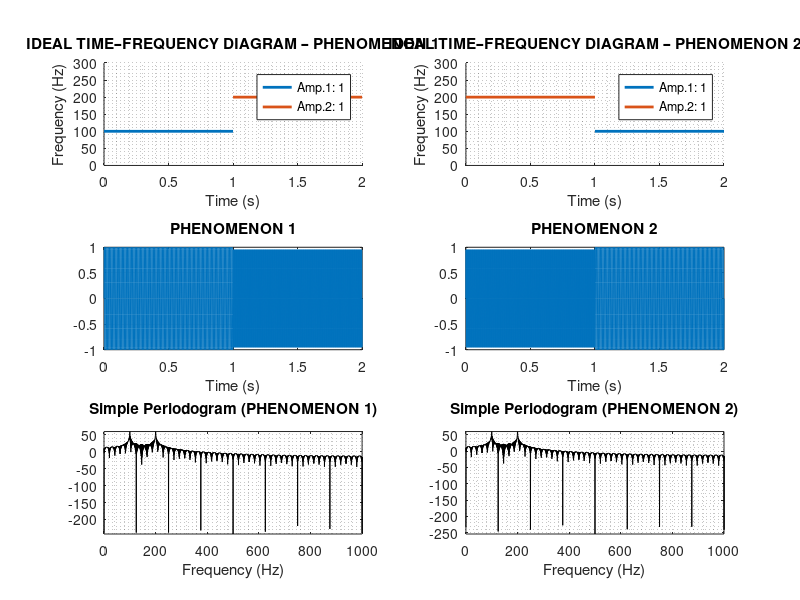

Write MATLAB code to recreate this figure.
%% PRACTICE 13.1. Generation of Piecewise Defined Signals and Ideal Time-Frequency Diagram

clc; close all; clear all;
%% 1) Input Parameters of the Components
% Frequencies (ordered from lowest to highest)
f1 = 100; 
f2 = 200;
% Amplitudes
a1 = 1; 
a2 = 1;
% Time intervals – PHENOMENON 1
t11 = [0 1]; 
t12 = [1 2];
% Time intervals – PHENOMENON 2
t21 = [1 2]; 
t22 = [0 1];
%% 2) Ideal Time–Frequency Diagram
figure(1)
subplot(3,2,1)
hold on
plot(t11, [f1 f1], 'linewidth', 2)
plot(t12, [f2 f2], 'linewidth', 2)
title('IDEAL TIME–FREQUENCY DIAGRAM – PHENOMENON 1')
xlabel('Time (s)')
ylabel('Frequency (Hz)')
axis([0 2 0 300])
legend('Amp.1: 1', 'Amp.2: 1')
grid minor
subplot(3,2,2)
hold on
plot(t21, [f1 f1], 'linewidth', 2)
plot(t22, [f2 f2], 'linewidth', 2)
title('IDEAL TIME–FREQUENCY DIAGRAM – PHENOMENON 2')
xlabel('Time (s)'), ylabel('Frequency (Hz)'), legend('Amp.1: 1', 'Amp.2: 1')
axis([0 2 0 300]), grid minor
%% 3) Generation of the Composite Signals
Fs = 10 * f2;   % Sampling frequency based on the highest frequency
Ts = 1/Fs;
duration = 2;
t = 0:Ts:duration;
% --- PHENOMENON 1 ---
comp1 = a1 * sin(2*pi*f1*t);
comp2 = a2 * sin(2*pi*f2*t);
% Zero out regions where the component does not exist
comp1 = ((t >= 0) & (t <= 1)) .* comp1;
comp2 = ((t >= 1) & (t <= 2)) .* comp2;
yt1 = comp1 + comp2;
% --- PHENOMENON 2 ---
comp1 = a1 * sin(2*pi*f1*t);
comp2 = a2 * sin(2*pi*f2*t);
comp1 = ((t >= 1) & (t <= 2)) .* comp1;
comp2 = ((t >= 0) & (t <= 1)) .* comp2;
yt2 = comp1 + comp2;
% Time-domain visualization
subplot(3,2,3)
plot(t, yt1)
title('PHENOMENON 1')
xlabel('Time (s)'), grid on
subplot(3,2,4)
plot(t, yt2)
title('PHENOMENON 2')
xlabel('Time (s)'), grid on
%% 4) Frequency-Domain Analysis
% Simple Periodogram (reference method)
N = length(yt1);
FACTOR = 1;
nFFT = 2^ceil(log2(N)) * FACTOR;
PS1 = 20*log10(abs(fft(yt1, nFFT)));
PS2 = 20*log10(abs(fft(yt2, nFFT)));
f = linspace(0, Fs, nFFT);
subplot(3,2,5)
plot(f, PS1, 'k')
title('Simple Periodogram (PHENOMENON 1)')
axis([0 Fs/2 min(PS1) max(PS1)]), xlabel('Frequency (Hz)'), grid minor
subplot(3,2,6)
plot(f, PS2, 'k')
title('Simple Periodogram (PHENOMENON 2)')
axis([0 Fs/2 min(PS2) max(PS2)]), xlabel('Frequency (Hz)'), grid minor
